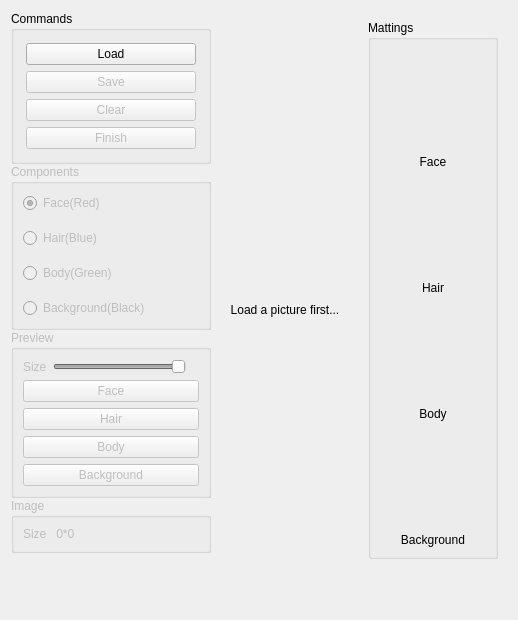
<?xml version="1.0" encoding="UTF-8"?>
<ui version="4.0">
 <class>ScribbleWidget</class>
 <widget class="QWidget" name="ScribbleWidget">
  <property name="geometry">
   <rect>
    <x>0</x>
    <y>0</y>
    <width>518</width>
    <height>620</height>
   </rect>
  </property>
  <property name="sizePolicy">
   <sizepolicy hsizetype="MinimumExpanding" vsizetype="MinimumExpanding">
    <horstretch>0</horstretch>
    <verstretch>0</verstretch>
   </sizepolicy>
  </property>
  <property name="windowTitle">
   <string>Scribble Canvas</string>
  </property>
  <layout class="QHBoxLayout" name="horizontalLayout">
   <item>
    <widget class="QWidget" name="widget" native="true">
     <property name="minimumSize">
      <size>
       <width>200</width>
       <height>0</height>
      </size>
     </property>
     <property name="maximumSize">
      <size>
       <width>200</width>
       <height>16777215</height>
      </size>
     </property>
     <layout class="QVBoxLayout" name="verticalLayout_2">
      <property name="spacing">
       <number>0</number>
      </property>
      <property name="leftMargin">
       <number>0</number>
      </property>
      <property name="topMargin">
       <number>0</number>
      </property>
      <property name="rightMargin">
       <number>0</number>
      </property>
      <property name="bottomMargin">
       <number>0</number>
      </property>
      <item>
       <widget class="QGroupBox" name="groupBox_commands">
        <property name="enabled">
         <bool>true</bool>
        </property>
        <property name="title">
         <string>Commands</string>
        </property>
        <layout class="QVBoxLayout" name="verticalLayout_3">
         <property name="leftMargin">
          <number>12</number>
         </property>
         <property name="topMargin">
          <number>12</number>
         </property>
         <property name="rightMargin">
          <number>12</number>
         </property>
         <property name="bottomMargin">
          <number>12</number>
         </property>
         <item>
          <widget class="QPushButton" name="pushButton_load">
           <property name="text">
            <string>Load</string>
           </property>
          </widget>
         </item>
         <item>
          <widget class="QPushButton" name="pushButton_save">
           <property name="enabled">
            <bool>false</bool>
           </property>
           <property name="text">
            <string>Save</string>
           </property>
          </widget>
         </item>
         <item>
          <widget class="QPushButton" name="pushButton_clear">
           <property name="enabled">
            <bool>false</bool>
           </property>
           <property name="text">
            <string>Clear</string>
           </property>
          </widget>
         </item>
         <item>
          <widget class="QPushButton" name="pushButton_finish">
           <property name="enabled">
            <bool>false</bool>
           </property>
           <property name="text">
            <string>Finish</string>
           </property>
          </widget>
         </item>
        </layout>
       </widget>
      </item>
      <item>
       <widget class="QGroupBox" name="groupBox_components">
        <property name="enabled">
         <bool>false</bool>
        </property>
        <property name="title">
         <string>Components</string>
        </property>
        <layout class="QVBoxLayout" name="verticalLayout">
         <property name="spacing">
          <number>15</number>
         </property>
         <item>
          <widget class="QRadioButton" name="radioButton_face">
           <property name="text">
            <string>Face(Red)</string>
           </property>
           <property name="checked">
            <bool>true</bool>
           </property>
          </widget>
         </item>
         <item>
          <widget class="QRadioButton" name="radioButton_blue">
           <property name="text">
            <string>Hair(Blue)</string>
           </property>
          </widget>
         </item>
         <item>
          <widget class="QRadioButton" name="radioButton_body">
           <property name="text">
            <string>Body(Green)</string>
           </property>
          </widget>
         </item>
         <item>
          <widget class="QRadioButton" name="radioButton_background">
           <property name="text">
            <string>Background(Black)</string>
           </property>
          </widget>
         </item>
        </layout>
       </widget>
      </item>
      <item>
       <widget class="QGroupBox" name="groupBox_preview">
        <property name="enabled">
         <bool>false</bool>
        </property>
        <property name="title">
         <string>Preview</string>
        </property>
        <layout class="QVBoxLayout" name="verticalLayout_4">
         <item>
          <layout class="QHBoxLayout" name="horizontalLayout_3">
           <item>
            <widget class="QLabel" name="label_sz">
             <property name="text">
              <string>Size</string>
             </property>
            </widget>
           </item>
           <item>
            <widget class="QSlider" name="horizontalSlider_previewSize">
             <property name="minimum">
              <number>5000</number>
             </property>
             <property name="maximum">
              <number>10000</number>
             </property>
             <property name="value">
              <number>10000</number>
             </property>
             <property name="orientation">
              <enum>Qt::Horizontal</enum>
             </property>
            </widget>
           </item>
           <item>
            <widget class="QLabel" name="label_previewSize">
             <property name="text">
              <string/>
             </property>
            </widget>
           </item>
          </layout>
         </item>
         <item>
          <widget class="QPushButton" name="pushButton_faceMatting">
           <property name="text">
            <string>Face</string>
           </property>
          </widget>
         </item>
         <item>
          <widget class="QPushButton" name="pushButton_hairMatting">
           <property name="text">
            <string>Hair</string>
           </property>
          </widget>
         </item>
         <item>
          <widget class="QPushButton" name="pushButton_bodyMatting">
           <property name="text">
            <string>Body</string>
           </property>
          </widget>
         </item>
         <item>
          <widget class="QPushButton" name="pushButton_backgroundMatting">
           <property name="text">
            <string>Background</string>
           </property>
          </widget>
         </item>
        </layout>
       </widget>
      </item>
      <item>
       <widget class="QGroupBox" name="groupBox_image">
        <property name="enabled">
         <bool>false</bool>
        </property>
        <property name="title">
         <string>Image</string>
        </property>
        <layout class="QVBoxLayout" name="verticalLayout_5">
         <item>
          <widget class="QLabel" name="label_imageSize">
           <property name="text">
            <string>Size   0*0</string>
           </property>
          </widget>
         </item>
        </layout>
       </widget>
      </item>
      <item>
       <spacer name="verticalSpacer">
        <property name="orientation">
         <enum>Qt::Vertical</enum>
        </property>
        <property name="sizeHint" stdset="0">
         <size>
          <width>0</width>
          <height>0</height>
         </size>
        </property>
       </spacer>
      </item>
     </layout>
    </widget>
   </item>
   <item>
    <widget class="CanvasWidget" name="canvas">
     <property name="text">
      <string>Load a picture first...</string>
     </property>
     <property name="alignment">
      <set>Qt::AlignCenter</set>
     </property>
    </widget>
   </item>
   <item>
    <widget class="QWidget" name="widget_2" native="true">
     <layout class="QVBoxLayout" name="verticalLayout_7">
      <item>
       <widget class="QGroupBox" name="groupBox_mattings">
        <property name="minimumSize">
         <size>
          <width>130</width>
          <height>0</height>
         </size>
        </property>
        <property name="maximumSize">
         <size>
          <width>120</width>
          <height>16777215</height>
         </size>
        </property>
        <property name="title">
         <string>Mattings</string>
        </property>
        <layout class="QVBoxLayout" name="verticalLayout_6">
         <item>
          <widget class="ClickableLabel" name="label_faceMatting">
           <property name="minimumSize">
            <size>
             <width>100</width>
             <height>100</height>
            </size>
           </property>
           <property name="maximumSize">
            <size>
             <width>100</width>
             <height>100</height>
            </size>
           </property>
           <property name="text">
            <string/>
           </property>
           <property name="scaledContents">
            <bool>true</bool>
           </property>
           <property name="alignment">
            <set>Qt::AlignLeading|Qt::AlignLeft|Qt::AlignTop</set>
           </property>
          </widget>
         </item>
         <item>
          <widget class="QLabel" name="label_faceMattingLabel">
           <property name="text">
            <string>Face</string>
           </property>
           <property name="alignment">
            <set>Qt::AlignCenter</set>
           </property>
          </widget>
         </item>
         <item>
          <widget class="ClickableLabel" name="label_hairMatting">
           <property name="minimumSize">
            <size>
             <width>100</width>
             <height>100</height>
            </size>
           </property>
           <property name="maximumSize">
            <size>
             <width>100</width>
             <height>100</height>
            </size>
           </property>
           <property name="text">
            <string/>
           </property>
           <property name="scaledContents">
            <bool>true</bool>
           </property>
           <property name="alignment">
            <set>Qt::AlignLeading|Qt::AlignLeft|Qt::AlignTop</set>
           </property>
          </widget>
         </item>
         <item>
          <widget class="QLabel" name="label_hairMattingLabel">
           <property name="text">
            <string>Hair</string>
           </property>
           <property name="alignment">
            <set>Qt::AlignCenter</set>
           </property>
          </widget>
         </item>
         <item>
          <widget class="ClickableLabel" name="label_bodyMatting">
           <property name="minimumSize">
            <size>
             <width>100</width>
             <height>100</height>
            </size>
           </property>
           <property name="maximumSize">
            <size>
             <width>100</width>
             <height>100</height>
            </size>
           </property>
           <property name="text">
            <string/>
           </property>
           <property name="scaledContents">
            <bool>true</bool>
           </property>
           <property name="alignment">
            <set>Qt::AlignLeading|Qt::AlignLeft|Qt::AlignTop</set>
           </property>
          </widget>
         </item>
         <item>
          <widget class="QLabel" name="label_bodyMattingLabel">
           <property name="text">
            <string>Body</string>
           </property>
           <property name="alignment">
            <set>Qt::AlignCenter</set>
           </property>
          </widget>
         </item>
         <item>
          <widget class="ClickableLabel" name="label_backgroundMatting">
           <property name="minimumSize">
            <size>
             <width>100</width>
             <height>100</height>
            </size>
           </property>
           <property name="maximumSize">
            <size>
             <width>100</width>
             <height>100</height>
            </size>
           </property>
           <property name="text">
            <string/>
           </property>
           <property name="scaledContents">
            <bool>true</bool>
           </property>
           <property name="alignment">
            <set>Qt::AlignLeading|Qt::AlignLeft|Qt::AlignTop</set>
           </property>
          </widget>
         </item>
         <item>
          <widget class="QLabel" name="label_backgroundMattingLabel">
           <property name="text">
            <string>Background</string>
           </property>
           <property name="alignment">
            <set>Qt::AlignCenter</set>
           </property>
          </widget>
         </item>
        </layout>
       </widget>
      </item>
      <item>
       <spacer name="verticalSpacer_2">
        <property name="orientation">
         <enum>Qt::Vertical</enum>
        </property>
        <property name="sizeHint" stdset="0">
         <size>
          <width>0</width>
          <height>0</height>
         </size>
        </property>
       </spacer>
      </item>
     </layout>
    </widget>
   </item>
  </layout>
 </widget>
 <customwidgets>
  <customwidget>
   <class>CanvasWidget</class>
   <extends>QLabel</extends>
   <header>ui/canvaswidget.h</header>
  </customwidget>
  <customwidget>
   <class>ClickableLabel</class>
   <extends>QLabel</extends>
   <header location="global">ui/clickablelabel.h</header>
  </customwidget>
 </customwidgets>
 <resources/>
 <connections/>
</ui>
